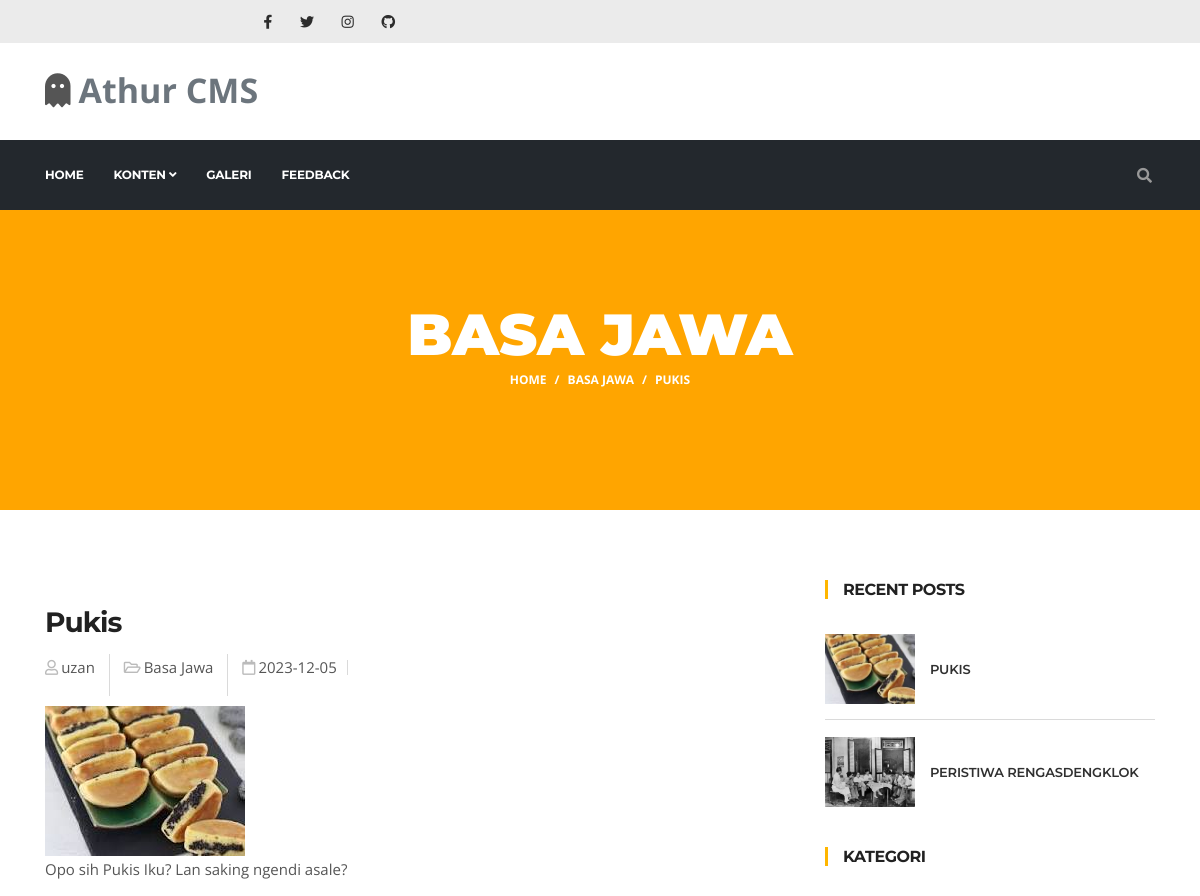
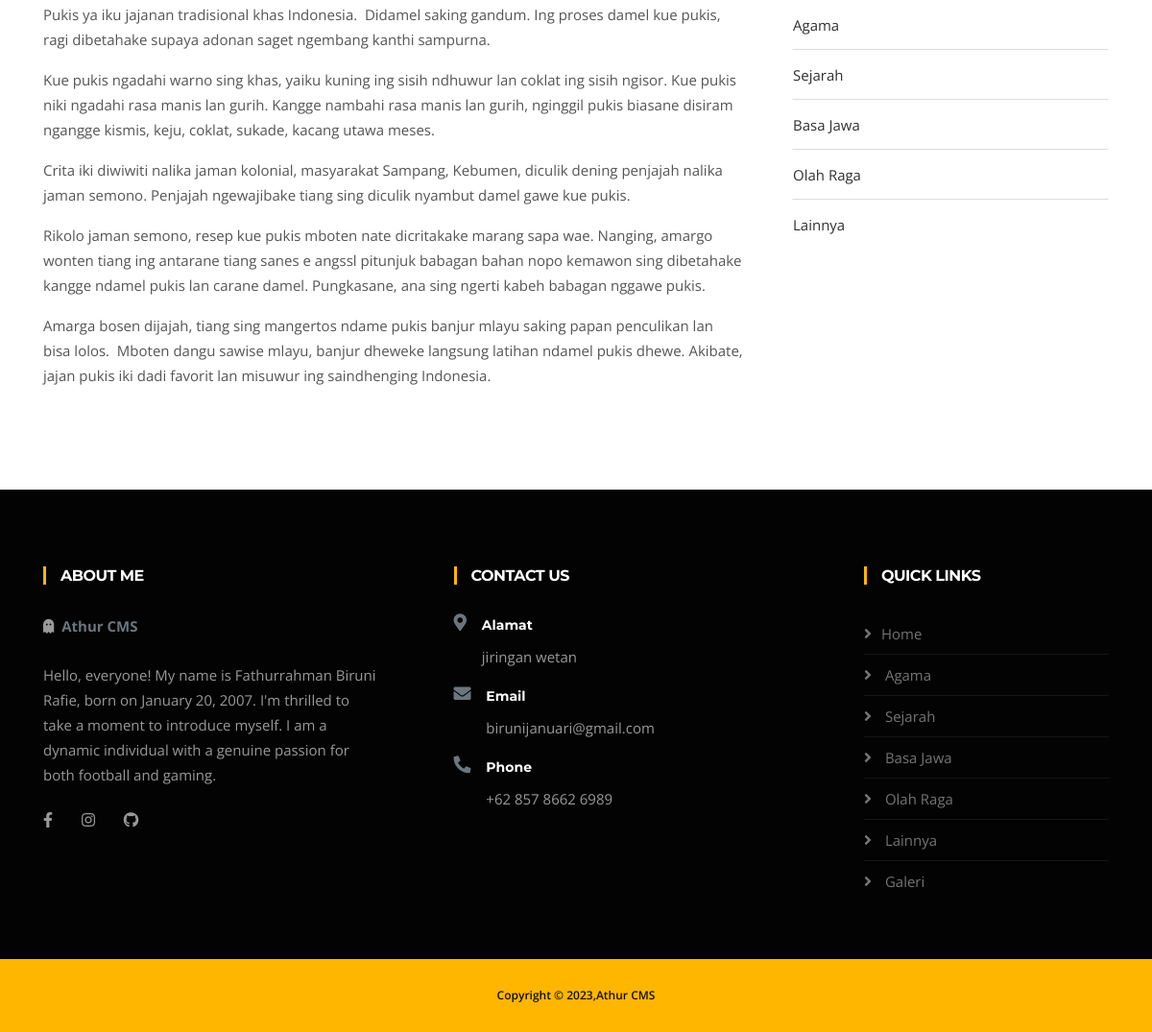
The page /home/artikel/Pukis on the database its author committed (2 pictures, top to bottom).
### tables this page shows
CREATE TABLE `konfigurasi` (
  `id_konfigurasi` int(11) NOT NULL,
  `judul_website` varchar(200) NOT NULL,
  `profil_website` text NOT NULL,
  `instagram` varchar(100) NOT NULL,
  `facebook` varchar(100) NOT NULL,
  `email` varchar(100) NOT NULL,
  `alamat` varchar(150) NOT NULL,
  `no_wa` varchar(30) NOT NULL
);

CREATE TABLE `konten` (
  `id_konten` int(11) NOT NULL,
  `judul` varchar(200) NOT NULL,
  `keterangan` text NOT NULL,
  `foto` varchar(50) NOT NULL,
  `slug` varchar(200) NOT NULL,
  `id_kategori` varchar(20) NOT NULL,
  `tanggal` date NOT NULL,
  `username` varchar(50) NOT NULL
);

CREATE TABLE `kategori` (
  `id_kategori` int(11) NOT NULL,
  `nama_kategori` varchar(200) NOT NULL
);

CREATE TABLE `user` (
  `id_user` int(11) NOT NULL,
  `username` varchar(70) NOT NULL,
  `nama` varchar(50) NOT NULL,
  `password` varchar(32) NOT NULL,
  `level` varchar(50) NOT NULL
);

### application/controllers/Home.php (called while the page is built, shortened)
<?php
class Home extends CI_Controller {
	public function artikel($id)
	{
		$this->db->from('konfigurasi');
		$konfig = $this->db->get()->row();
		$this->db->from('kategori');
		$kategori = $this->db->get()->result_array();
		$this->db->from('konten a');
        $this->db->join('kategori b','a.id_kategori=b.id_kategori','left');
        $this->db->join('user c','a.username=c.username','left');
		$this->db->order_by('tanggal','DESC');
		$this->db->limit(5);
		$recent = $this->db->get()->result_array();
		$this->db->from('konten a');
        $this->db->join('kategori b','a.id_kategori=b.id_kategori','left');
        $this->db->join('user c','a.username=c.username','left');
		$this->db->where('slug',$id);
		$konten = $this->db->get()->row();
		$data = array(
			'judul' => $konten->judul." | Rapi",
			'konfig' => $konfig,
			'kategori' => $kategori,
			'recent' => $recent,
			'konten' => $konten
		);
		$this->load->view('detail',$data);
	}
}

### index.php (called while the page is built, shortened)
<?php
require_once BASEPATH.'core/CodeIgniter.php';

### application/views/detail.php (the view, shortened to what this page needs)
<!DOCTYPE html>
<html lang="en">
<head>
	<link rel="stylesheet" href="<?=base_url('assets/front/')?>plugins/bootstrap/bootstrap.min.css">
	<link rel="stylesheet" href="<?=base_url('assets/front/')?>plugins/fontawesome/css/all.min.css">
	<link rel="stylesheet" href="<?=base_url('assets/front/')?>plugins/animate-css/animate.css">
	<link rel="stylesheet" href="<?=base_url('assets/front/')?>plugins/slick/slick.css">
	<link rel="stylesheet" href="<?=base_url('assets/front/')?>plugins/slick/slick-theme.css">
	<link rel="stylesheet" href="<?=base_url('assets/front/')?>plugins/colorbox/colorbox.css">
	<link rel="stylesheet" href="<?=base_url('assets/front/')?>css/style.css">
</head>
<body>
	<div class="body-inner">
		<div id="top-bar" class="top-bar">
			<div class="container">
				<div class="row">
					<div class="col-lg-4 col-md-4 top-social text-center text-md-right">
						<ul class="list-unstyled">
							<li>
								<a title="Facebook" href="https://facebbok.com/themefisher.com">
									<span class="social-icon"><i class="fab fa-facebook-f"></i></span>
								</a>
								<a title="Twitter" href="https://twitter.com/themefisher.com">
									<span class="social-icon"><i class="fab fa-twitter"></i></span>
								</a>
								<a title="Instagram" href="https://instagram.com/themefisher.com">
									<span class="social-icon"><i class="fab fa-instagram"></i></span>
								</a>
								<a title="Linkdin" href="https://github.com/themefisher.com">
									<span class="social-icon"><i class="fab fa-github"></i></span>
								</a>
							</li>
						</ul>
					</div>
				</div>
			</div>
		</div>
		<header id="header" class="header-one">
			<div class="bg-white">
				<div class="container">
					<div class="logo-area">
						<div class="row align-items-center">
							<div class="logo col-lg-3 text-center text-lg-left mb-3 mb-md-5 mb-lg-0">
								<i class='fa fa-ghost mr-2' style="font-size: 34px"></i><a class="text-secondary"
									style="font-size: 34px"
									href="<?=base_url();?>"><b><?= $konfig->judul_website;?></b></a>
							</div>
						</div>
					</div>
				</div>
			</div>
			<div class="site-navigation">
				<div class="container">
					<div class="row">
						<div class="col-lg-12">
							<nav class="navbar navbar-expand-lg navbar-dark p-0">
								<div id="navbar-collapse" class="collapse navbar-collapse">
									<ul class="nav navbar-nav mr-auto">
										<li class="nav-item">
											<a href="<?= base_url()?>" class="nav-link">Home</a>
										</li>
										<li class="nav-item dropdown">
											<a href="#" class="nav-link dropdown-toggle" data-toggle="dropdown">Konten
												<i class="fa fa-angle-down"></i></a>
										</li>
                                        <li class="nav-item">
                                            <a href="<?= base_url('home/galeri')?>" class="nav-link">Galeri</a>
                                        </li>
                                        <li class="nav-item">
											<a href="<?= base_url('home/feedback')?>" class="nav-link">Feedback</a>
										</li>
									</ul>
								</div>
							</nav>
						</div>
					</div>
					<div class="nav-search">
						<span id="search"><i class="fa fa-search"></i></span>
					</div>
				</div>
			</div>
		</header>
		<div id="banner-area" class="banner-area" style="background-color:orange;">
			<div class="banner-text">
				<div class="container">
					<div class="row">
						<div class="col-lg-12">
							<div class="banner-heading">
								<h1 class="banner-title"><?=$konten->nama_kategori?></h1>
								<nav aria-label="breadcrumb">
									<ol class="breadcrumb justify-content-center">
										<li class="breadcrumb-item"><a href="<?=base_url()?>">Home</a></li>
										<li class="breadcrumb-item"><a href="#"><?=$konten->nama_kategori?></a></li>
										<li class="breadcrumb-item active" aria-current="page"><?=$konten->judul?></li>
									</ol>
								</nav>
							</div>
						</div>
					</div>
				</div>
			</div>
		</div>
		<section id="main-container" class="main-container">
			<div class="container">
				<div class="row">
					<div class="col-lg-8 mb-5 mb-lg-0">
						<div class="post-content post-single">
							<div class="post-body">
								<div class="entry-header">
									<h2 class="entry-title">
										<?=$konten->judul?>
									</h2>
									<div class="post-meta">
										<span class="post-author">
											<p class="mr-1"><i class="far fa-user"></i><?=$konten->username?></p>
										</span>
										<span class="post-cat">
											<p class="mr-1"><i
													class="far fa-folder-open"></i><?=$konten->nama_kategori?></p>
										</span>
										<span class="post-meta-date"><i
												class="far fa-calendar"></i><?=$konten->tanggal?></span>
									</div>
									<div class="post-media post-image">
										<img loading="lazy" src="<?= base_url('assets/upload/konten/'.$konten->foto)?>"
											class="img-fluid" alt="post-image">
									</div>
								</div>
								<div class="entry-content">
									<?=$konten->keterangan?>
								</div>
							</div>
						</div>
					</div>
					<div class="col-lg-4">
						<div class="sidebar sidebar-right">
							<div class="widget recent-posts">
								<h3 class="widget-title">Recent Posts</h3>
								<ul class="list-unstyled">
                                <?php foreach($recent as $r) {?>
									<li class="d-flex align-items-center">
										<div class="posts-thumb">
											<img loading="lazy" alt="img" src="<?= base_url('assets/upload/konten/'.$r['foto'])?>">
										</div>
										<div class="post-info">
											<h4 class="entry-title">
												<a href="<?= base_url('home/artikel/'.$r['slug'])?>"><?=$r['judul']?></a>
											</h4>
										</div>
									</li>
                                <?php } ?>
								</ul>
							</div>
							<div class="widget">
								<h3 class="widget-title">Kategori</h3>
								<ul class="arrow nav nav-tabs">
									<?php foreach ($kategori as $kateg){?>
									<li>
										<a href="<?= base_url('home/kategori/'.$kateg['id_kategori'])?>"
											class="nav-link"><?= $kateg['nama_kategori']?></a>
									</li>
									<?php }?>
								</ul>
							</div>
						</div>
					</div>
				</div>
			</div>
		</section>
		<footer id="footer" class="footer bg-overlay">
			<div class="footer-main">
				<div class="container">
					<div class="row justify-content-between">
						<div class="col-lg-4 col-md-6 footer-widget footer-about">
							<h3 class="widget-title">About me</h3>
							<div class="footer-logo">
								<i class='fa fa-ghost mr-2' style="font-size: 15px"></i><b class="text-secondary"
									style="font-size: 15px" href="<?=base_url();?>"><?= $konfig->judul_website;?></b>
							</div>
							<p><?=$konfig->profil_website?></p>
							<div class="footer-social">
								<ul>
									<li><a href="https://<?=$konfig->facebook?>" aria-label="Facebook"><i
												class="fab fa-facebook-f"></i></a></li>
									<li><a href="https://<?=$konfig->instagram?>" aria-label="Instagram"><i
												class="fab fa-instagram"></i></a></li>
									<li><a href="https://github.com/themefisher" aria-label="Github"><i
												class="fab fa-github"></i></a>
									</li>
								</ul>
							</div>
						</div>
						<div class="col-lg-4 col-md-6 footer-widget mt-5 mt-md-0">
							<h3 class="widget-title">Contact Us</h3>
							<div class="d-flex">
								<h4 class="fa fa-map-marker-alt text-secondary"></h4>
								<div class="pl-3">
									<h5 class="text-white">Alamat</h5>
									<p><?=$konfig->alamat?></p>
								</div>
							</div>
							<div class="d-flex">
								<h4 class="fa fa-envelope text-secondary"></h4>
								<div class="pl-3">
									<h5 class="text-white">Email</h5>
									<p><?=$konfig->email?></p>
								</div>
							</div>
							<div class="d-flex">
								<h4 class="fa fa-phone-alt text-secondary"></h4>
								<div class="pl-3">
									<h5 class="text-white">Phone</h5>
									<p><?=$konfig->no_wa?></p>
								</div>
							</div>
						</div>
						<div class="col-lg-3 col-md-6 mt-5 mt-lg-0 footer-widget">
							<h3 class="widget-title">Quick Links</h3>
							<ul class="list-arrow">
								<li><a href="<?=base_url();?>">Home</a></li>
								<?php foreach ($kategori as $kateg){?>
								<li>
									<a
										href="<?= base_url('home/kategori/'.$kateg['id_kategori'])?>"><?= $kateg['nama_kategori']?></a>
								</li>
								<?php }?>
                                <li>
									<a href="<?= base_url('home/galeri')?>">Galeri</a>
								</li>
							</ul>
						</div>
					</div>
				</div>
			</div>
			<div class="copyright">
				<div class="container">
					<div class="row align-items-center">
						<div class="col-md-12">
							<div class="copyright-info text-center">
								<span>Copyright &copy; ,<?=$konfig->judul_website?>
								</span>
							</div>
						</div>
					</div>
				</div>
		</footer>
	</div>
</body>
</html>

### rows shown on the page
konfigurasi: judul_website "Athur CMS", profil_website "Hello, everyone! My name is Fathurrahman Biruni Rafie, born on January 20, 2007. I'm thrilled to take a moment to introduce myself. I am a dynamic individual with a genuine passion for both football and gaming.", alamat "jiringan wetan", email "birunijanuari@gmail.com", no_wa "+62 857 8662 6989"
konten: id_kategori.nama_kategori "BASA JAWA", judul "PUKIS", judul "Pukis", user.username "uzan", id_kategori.nama_kategori "Basa Jawa", tanggal "2023-12-05", foto (picture), keterangan "Opo sih Pukis Iku? Lan saking ngendi asale? Pukis ya iku jajanan tradisional khas Indonesia. Didamel saking gandum. Ing proses damel kue pukis, ragi dibetahake supaya adonan saget ngembang kanthi sampurna. Kue pukis ngadahi warno sing khas, yaiku kuning ing sisih ndhuwur lan coklat ing sisih ngisor. Kue pukis niki ngadahi rasa manis lan gurih. Kangge nambahi rasa manis lan gurih, nginggil pukis biasane disiram ngangge kismis, keju, coklat, sukade, kacang utawa meses. Crita iki diwiwiti nalika jaman kolonial, masyarakat Sampang, Kebumen, diculik dening penjajah nalika jaman semono. Penjajah ngewajibake tiang sing diculik nyambut damel gawe kue pukis. Rikolo jaman semono, resep kue pukis…"
konten: foto (picture), judul "PERISTIWA RENGASDENGKLOK"
kategori: nama_kategori "Agama"
kategori: nama_kategori "Sejarah"
kategori: nama_kategori "Basa Jawa"
kategori: nama_kategori "Olah Raga"
kategori: nama_kategori "Lainnya"
